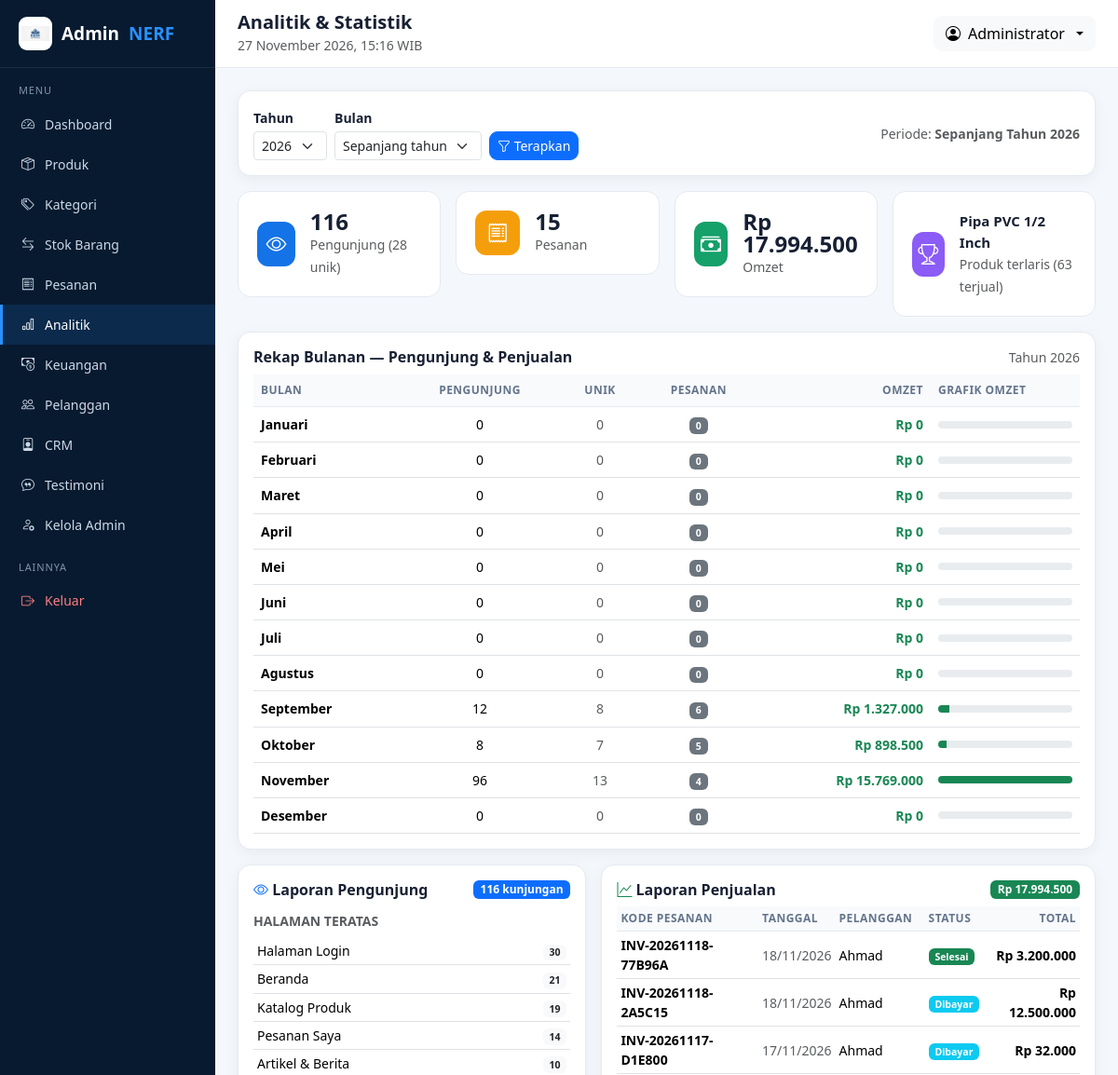
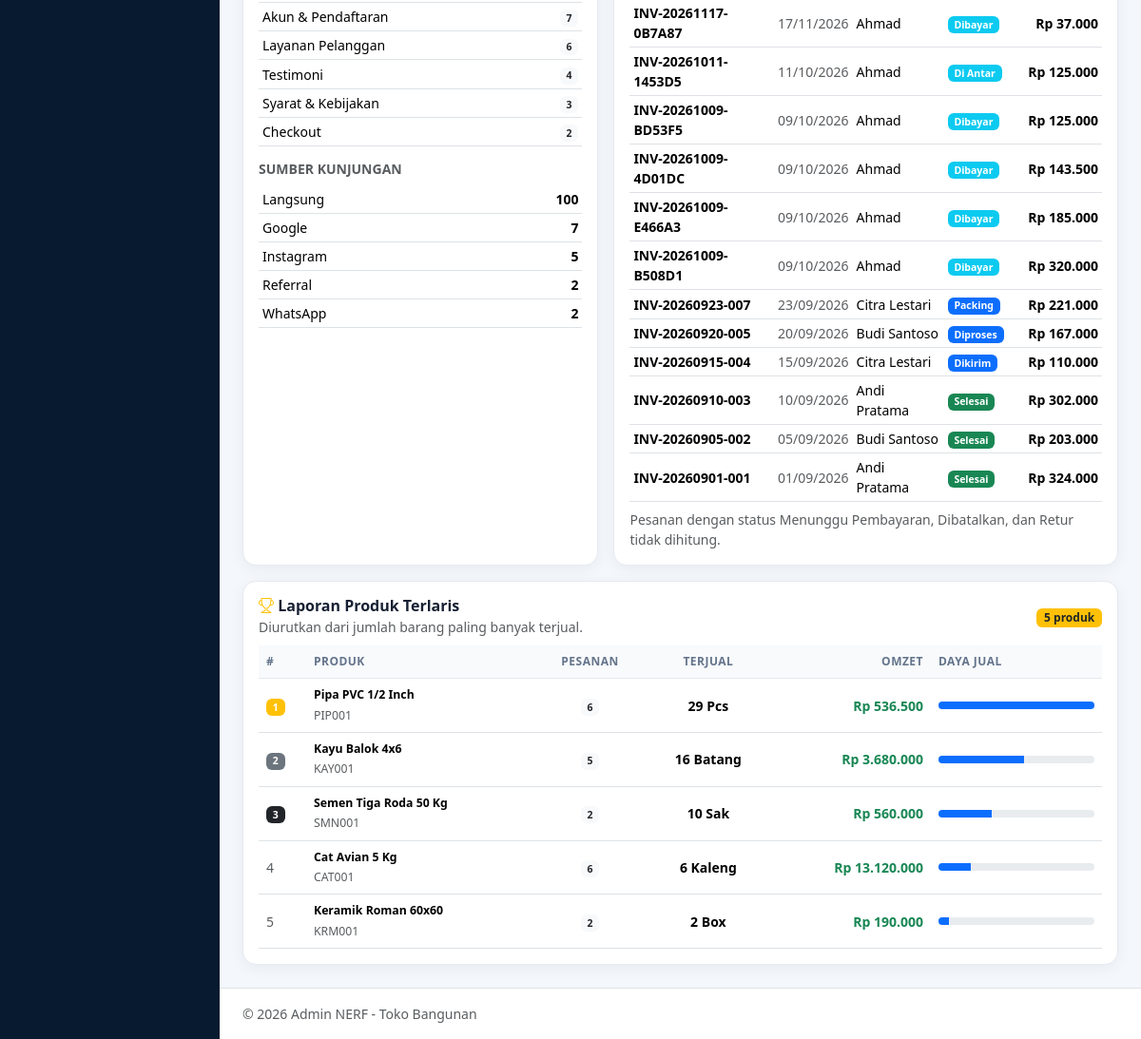
/admin/analitik.php (signed in), run on the app's committed database (2 pictures, top to bottom).
### tables this page shows
CREATE TABLE `produk` (
  `id_produk` int NOT NULL AUTO_INCREMENT,
  `id_kategori` int NOT NULL,
  `kode_produk` varchar(50) NOT NULL,
  `nama_produk` varchar(150) NOT NULL,
  `slug` varchar(180) DEFAULT NULL,
  `deskripsi` text,
  `spesifikasi` text,
  `harga` decimal(15,2) DEFAULT '0.00',
  `harga_diskon` decimal(15,2) DEFAULT '0.00',
  `stok` int DEFAULT '0',
  `stok_minimum` int DEFAULT '5',
  `satuan` varchar(30) DEFAULT 'Pcs',
  `warna` varchar(120) DEFAULT NULL,
  `ukuran` varchar(120) DEFAULT NULL,
  `berat` decimal(10,2) DEFAULT '0.00',
  `gambar` varchar(255) DEFAULT NULL,
  `status` enum('Aktif','Nonaktif') DEFAULT 'Aktif',
  `dibuat_pada` timestamp NOT NULL DEFAULT CURRENT_TIMESTAMP,
  PRIMARY KEY (`id_produk`),
  UNIQUE KEY `kode_produk` (`kode_produk`),
  KEY `id_kategori` (`id_kategori`),
  CONSTRAINT `produk_ibfk_1` FOREIGN KEY (`id_kategori`) REFERENCES `kategori` (`id_kategori`) ON UPDATE CASCADE
);

CREATE TABLE `pesanan` (
  `id_pesanan` int NOT NULL AUTO_INCREMENT,
  `kode_pesanan` varchar(50) NOT NULL,
  `id_pelanggan` int NOT NULL,
  `id_alamat` int DEFAULT NULL,
  `nama_penerima` varchar(100) DEFAULT NULL,
  `nomor_hp` varchar(20) DEFAULT NULL,
  `alamat` text,
  `kota` varchar(100) DEFAULT NULL,
  `catatan` varchar(255) DEFAULT NULL,
  `tanggal_pesanan` timestamp NOT NULL DEFAULT CURRENT_TIMESTAMP,
  `subtotal` decimal(15,2) DEFAULT '0.00',
  `ongkir` decimal(15,2) DEFAULT '0.00',
  `diskon` decimal(15,2) DEFAULT '0.00',
  `total` decimal(15,2) DEFAULT '0.00',
  `metode_pembayaran` varchar(50) DEFAULT NULL,
  `metode_pengiriman` varchar(50) DEFAULT NULL,
  `status_pesanan` enum('Menunggu Pembayaran','Dibayar','Diproses','Sedang Disiapkan','Packing','Di Antar','Dikirim','Selesai','Dibatalkan','Retur') DEFAULT 'Menunggu Pembayaran',
  PRIMARY KEY (`id_pesanan`),
  UNIQUE KEY `kode_pesanan` (`kode_pesanan`),
  KEY `id_pelanggan` (`id_pelanggan`),
  CONSTRAINT `pesanan_ibfk_1` FOREIGN KEY (`id_pelanggan`) REFERENCES `pelanggan` (`id_pelanggan`)
);

CREATE TABLE `pelanggan` (
  `id_pelanggan` int NOT NULL AUTO_INCREMENT,
  `nama_lengkap` varchar(100) NOT NULL,
  `email` varchar(100) NOT NULL,
  `password` varchar(255) NOT NULL,
  `nomor_hp` varchar(20) DEFAULT NULL,
  `foto` varchar(255) DEFAULT NULL,
  `status` enum('Aktif','Nonaktif') DEFAULT 'Aktif',
  `dibuat_pada` timestamp NOT NULL DEFAULT CURRENT_TIMESTAMP,
  PRIMARY KEY (`id_pelanggan`),
  UNIQUE KEY `email` (`email`)
);

### admin/analitik.php (the view, shortened to what the rows shown need)
<?php
require_once __DIR__ . '/../config/fungsi.php';
require_once __DIR__ . '/../config/analitik-query.php';
butuh_role(['Super Admin', 'Admin']);
include __DIR__ . '/layout/header.php';
?>
<div class="row g-3 mb-3">
    <div class="col-6 col-xl-3">
        <div class="stat-card">
            <div>
                <div class="fw-bold" style="font-size:15px"><?= e($produk_teratas) ?></div>
                <small class="text-muted">Produk terlaris (<?= $total_qty_terlaris ?> terjual)</small>
            </div>
        </div>
    </div>
</div>
<div class="card-panel p-3 mb-3">
    <div class="table-responsive">
        <table class="table align-middle mb-0">
            <thead>
                <tr>
                    <th>Bulan</th>
                    <th class="text-center">Pengunjung</th>
                    <th class="text-center">Unik</th>
                    <th class="text-center">Pesanan</th>
                    <th class="text-end">Omzet</th>
                    <th style="width:160px">Grafik Omzet</th>
                </tr>
            </thead>
        </table>
    </div>
</div>
<div class="row g-3">
    <div class="col-lg-7">
        <div class="card-panel p-3 h-100" id="penjualan">
            <div class="table-responsive">
                <table class="table table-sm align-middle mb-0">
                    <thead>
                        <tr>
                            <th>Kode Pesanan</th><th>Tanggal</th><th>Pelanggan</th>
                            <th>Status</th><th class="text-end">Total</th>
                        </tr>
                    </thead>
                    <tbody>
                        <?php
                        $warna_status = [
                            'Dibayar' => 'info', 'Diproses' => 'primary',
                            'Sedang Disiapkan' => 'primary', 'Packing' => 'primary',
                            'Di Antar' => 'info', 'Dikirim' => 'primary', 'Selesai' => 'success',
                        ];
                        foreach (array_slice($penjualan, 0, 15) as $p): ?>
                            <tr>
                                <td class="fw-semibold small"><?= e($p['kode_pesanan']) ?></td>
                                <td class="small text-muted"><?= date('d/m/Y', strtotime($p['tanggal_pesanan'])) ?></td>
                                <td class="small"><?= e($p['nama_lengkap'] ?? '-') ?></td>
                                <td><span class="badge bg-<?= $warna_status[$p['status_pesanan']] ?? 'secondary' ?>"><?= e($p['status_pesanan']) ?></span></td>
                                <td class="text-end fw-semibold"><?= rupiah($p['total']) ?></td>
                            </tr>
                        <?php endforeach; ?>
                    </tbody>
                </table>
            </div>
        </div>
    </div>
</div>
<div class="card-panel p-3 mt-3" id="terlaris">
    <div class="table-responsive">
        <table class="table align-middle mb-0">
            <thead>
                <tr>
                    <th style="width:50px">#</th><th>Produk</th>
                    <th class="text-center">Pesanan</th>
                    <th class="text-center">Terjual</th>
                    <th class="text-end">Omzet</th>
                    <th style="width:180px">Daya Jual</th>
                </tr>
            </thead>
            <tbody>
                <?php
                $qty_max = 0;
                foreach ($terlaris as $t) {
                    $qty_max = max($qty_max, (int)$t['qty']);
                }
                foreach ($terlaris as $i => $t): ?>
                    <tr>
                        <td>
                            <?php if ($i < 3): ?>
                                <span class="badge bg-<?= ['warning', 'secondary', 'dark'][$i] ?>"><?= $i + 1 ?></span>
                            <?php else: ?>
                                <span class="text-muted"><?= $i + 1 ?></span>
                            <?php endif; ?>
                        </td>
                        <td>
                            <div class="fw-semibold small"><?= e($t['nama_produk']) ?></div>
                            <small class="text-muted"><?= e($t['kode_produk']) ?></small>
                        </td>
                        <td class="text-center"><span class="badge bg-light text-dark"><?= (int)$t['jml_pesanan'] ?></span></td>
                        <td class="text-center fw-bold"><?= (int)$t['qty'] ?> <?= e($t['satuan']) ?></td>
                        <td class="text-end fw-semibold text-success"><?= rupiah($t['omzet']) ?></td>
                        <td>
                            <div class="progress" style="height:8px">
                                <div class="progress-bar bg-primary"
                                     style="width:<?= $qty_max ? round((int)$t['qty'] / $qty_max * 100) : 0 ?>%"></div>
                            </div>
                        </td>
                    </tr>
                <?php endforeach; ?>
            </tbody>
        </table>
    </div>
</div>
<?php include __DIR__ . '/layout/footer.php'; ?>

### admin/layout/header.php (shortened to what the rows shown need)
<?php
$admin = admin_saat_ini();
?>
<!DOCTYPE html>
<html lang="id">
<head>
    <link href="https://cdn.jsdelivr.net/npm/bootstrap@5.3.3/dist/css/bootstrap.min.css" rel="stylesheet">
    <link href="https://cdn.jsdelivr.net/npm/bootstrap-icons@1.11.3/font/bootstrap-icons.css" rel="stylesheet">
    <link href="<?= aset_url('css/admin.css') ?>" rel="stylesheet">
</head>
<body>
<div class="d-flex">
    <div class="flex-grow-1">
        <header class="topbar d-flex justify-content-between align-items-center">
            <div class="dropdown">
                <button class="btn btn-light dropdown-toggle d-flex align-items-center gap-2" data-bs-toggle="dropdown">
                    <i class="bi bi-person-circle"></i>
                    <span><?= e($admin['nama_lengkap'] ?? 'Admin') ?></span>
                </button>
            </div>
        </header>
        <main class="content">

### data on the page
produk: nama_produk "Pipa PVC 1/2 Inch", kode_produk "PIP001", jml_pesanan "6", qty "29", satuan "Pcs", omzet "Rp 536.500"
pesanan: kode_pesanan "INV-20261118-77B96A", tanggal_pesanan "18/11/2026", id_pelanggan.nama_lengkap "Ahmad", status_pesanan "Selesai", total "Rp 3.200.000"
pesanan: kode_pesanan "INV-20261118-2A5C15", tanggal_pesanan "18/11/2026", id_pelanggan.nama_lengkap "Ahmad", status_pesanan "Dibayar", total "Rp 12.500.000"
pesanan: kode_pesanan "INV-20261117-D1E800", tanggal_pesanan "17/11/2026", id_pelanggan.nama_lengkap "Ahmad", status_pesanan "Dibayar", total "Rp 32.000"
pesanan: kode_pesanan "INV-20261117-0B7A87", tanggal_pesanan "17/11/2026", id_pelanggan.nama_lengkap "Ahmad", status_pesanan "Dibayar", total "Rp 37.000"
pesanan: kode_pesanan "INV-20261011-1453D5", tanggal_pesanan "11/10/2026", id_pelanggan.nama_lengkap "Ahmad", status_pesanan "Di Antar", total "Rp 125.000"
pesanan: kode_pesanan "INV-20261009-BD53F5", tanggal_pesanan "09/10/2026", id_pelanggan.nama_lengkap "Ahmad", status_pesanan "Dibayar", total "Rp 125.000"
pesanan: kode_pesanan "INV-20261009-4D01DC", tanggal_pesanan "09/10/2026", id_pelanggan.nama_lengkap "Ahmad", status_pesanan "Dibayar", total "Rp 143.500"
pesanan: kode_pesanan "INV-20261009-E466A3", tanggal_pesanan "09/10/2026", id_pelanggan.nama_lengkap "Ahmad", status_pesanan "Dibayar", total "Rp 185.000"
pesanan: kode_pesanan "INV-20261009-B508D1", tanggal_pesanan "09/10/2026", id_pelanggan.nama_lengkap "Ahmad", status_pesanan "Dibayar", total "Rp 320.000"
pesanan: kode_pesanan "INV-20260923-007", tanggal_pesanan "23/09/2026", id_pelanggan.nama_lengkap "Citra Lestari", status_pesanan "Packing", total "Rp 221.000"
pesanan: kode_pesanan "INV-20260920-005", tanggal_pesanan "20/09/2026", id_pelanggan.nama_lengkap "Budi Santoso", status_pesanan "Diproses", total "Rp 167.000"
pesanan: kode_pesanan "INV-20260915-004", tanggal_pesanan "15/09/2026", id_pelanggan.nama_lengkap "Citra Lestari", status_pesanan "Dikirim", total "Rp 110.000"
pesanan: kode_pesanan "INV-20260910-003", tanggal_pesanan "10/09/2026", id_pelanggan.nama_lengkap "Andi Pratama", status_pesanan "Selesai", total "Rp 302.000"
pesanan: kode_pesanan "INV-20260905-002", tanggal_pesanan "05/09/2026", id_pelanggan.nama_lengkap "Budi Santoso", status_pesanan "Selesai", total "Rp 203.000"
pesanan: kode_pesanan "INV-20260901-001", tanggal_pesanan "01/09/2026", id_pelanggan.nama_lengkap "Andi Pratama", status_pesanan "Selesai", total "Rp 324.000"
produk: nama_produk "Kayu Balok 4x6", kode_produk "KAY001", jml_pesanan "5", qty "16", satuan "Batang", omzet "Rp 3.680.000"
produk: nama_produk "Semen Tiga Roda 50 Kg", kode_produk "SMN001", jml_pesanan "2", qty "10", satuan "Sak", omzet "Rp 560.000"
produk: nama_produk "Cat Avian 5 Kg", kode_produk "CAT001", jml_pesanan "6", qty "6", satuan "Kaleng", omzet "Rp 13.120.000"
produk: nama_produk "Keramik Roman 60x60", kode_produk "KRM001", jml_pesanan "2", qty "2", satuan "Box", omzet "Rp 190.000"

### other printed values
$m['Label'] "Dashboard"
$m['Label'] "Produk"
$m['Label'] "Kategori"
$m['Label'] "Stok Barang"
$m['Label'] "Pesanan"
$m['Label'] "Analitik"
$m['Label'] "Keuangan"
$m['Label'] "Pelanggan"
$m['Label'] "CRM"
$m['Label'] "Testimoni"
$m['Label'] "Kelola Admin"
$judul "Analitik & Statistik"
$admin['nama_lengkap'] "Administrator"
$periode_label "Sepanjang Tahun"
$tahun "2026"
